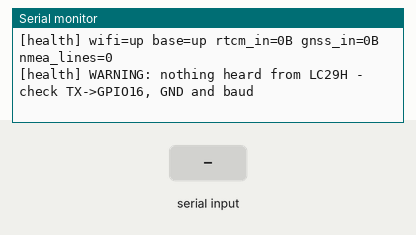
Simulated run of this sketch. Board: ESP32. Parts: the last lines printed to the serial monitor. Inputs (shaded band) come from the test bench. WiFi joins after 1.5 s; servers stay silent unless stated.

Above: at 3.2 s.
3.3 s: "GGA\n" received over the second serial link
At 4.8 s:
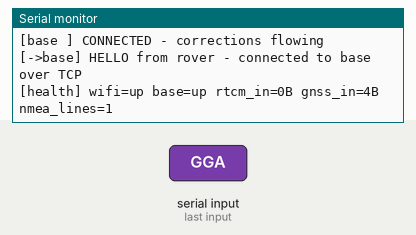
5.0 s: "GST\n" received over the second serial link
At 5.17 s:
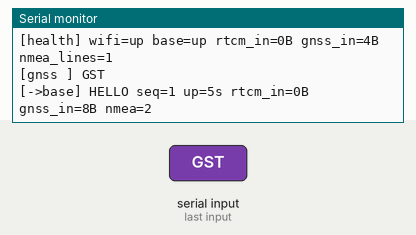
6.5 s: "90,45,200\n" received over the second serial link
At 6.77 s:
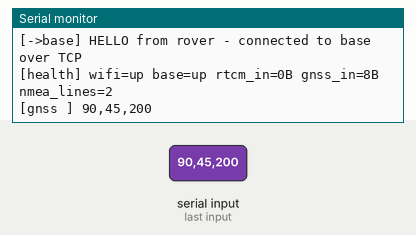
8.0 s: "90,45\n" received over the second serial link
At 8.5 s:
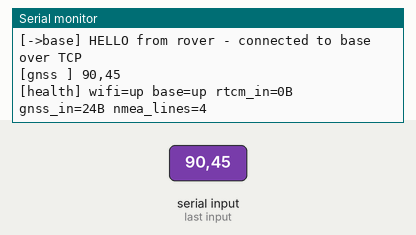
9.5 s: "0\n" received over the second serial link
At 9.9 s:
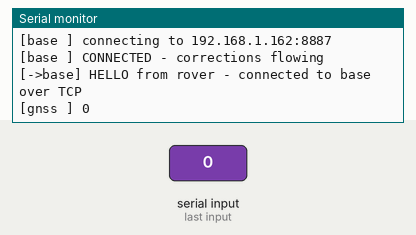

Measured:
- after the input at 3.3 s, the serial monitor: prints a new line at once (image 1)
- after the input at 5.0 s, the serial monitor: prints a new line at once (image 2)
- after the input at 6.5 s, the serial monitor: prints a new line at once (image 3)
- after the input at 8.0 s, the serial monitor: prints a new line at once (image 4)
- after the input at 9.5 s, the serial monitor: prints a new line at once (image 5)

The sketch:

rover_esp32.ino
```cpp
/*
 * RTK rover bridge for ESP32 + Quectel LC29H (rover mode) - verbose build.
 *
 * Pulls RTCM3 corrections from the base machine over WiFi and injects them into
 * the LC29H, which computes the RTK fix. Reads the receiver's NMEA back, prints
 * a detailed log over USB, and reports status to the base over the same TCP
 * link so the rover can be watched from the base PC with no computer at the rover.
 *
 * This is the WiFi stand-in for the final LoRa link.
 *
 * Data paths:
 *   corrections   WiFi (TCP) -> ESP32 -> Serial2 (TX2/GPIO17) -> LC29H
 *   position      LC29H -> Serial2 (RX2/GPIO16) -> ESP32 -> USB + TCP back to base
 *
 * Wiring (ESP32 DevKit / WROOM):
 *   LC29H TX  -> ESP32 GPIO16 (RX2)   <- the "listen" wire
 *   LC29H RX  -> ESP32 GPIO17 (TX2)   <- the "correction" wire
 *   GND       -> GND (common ground required)
 *
 * The base machine must be running:  python rtcm_to_lora.py --mode server
 */

#include <WiFi.h>

// ===========================================================================
//  CONFIGURATION
// ===========================================================================

const char* WIFI_SSID = "Starlink";
const char* WIFI_PASS = "starlinkmelvin";

const char* BASE_HOST = "192.168.1.162";
const uint16_t BASE_PORT = 8887;

const uint32_t GNSS_BAUD = 115200;   // must match the LC29H
const int PIN_RX2 = 16;              // ESP32 <- LC29H TX
const int PIN_TX2 = 17;              // ESP32 -> LC29H RX

const uint32_t RECONNECT_DELAY_MS = 3000;
const uint32_t HEARTBEAT_MS = 5000;      // "still here" to the base this often
const uint32_t HEALTH_MS = 2000;         // local health log this often

// ===========================================================================

WiFiClient base;
char nmeaLine[128];
size_t nmeaLen = 0;
float lastHSigma = -1.0f;

// Counters so the logs show whether data is actually moving.
uint32_t rtcmBytesIn = 0;      // corrections received from base
uint32_t gnssBytesIn = 0;      // bytes heard from the LC29H
uint32_t nmeaLines = 0;        // complete NMEA sentences parsed
uint32_t lastHealth = 0;
uint32_t lastHeartbeat = 0;
uint32_t heartbeatSeq = 0;

// ---------------------------------------------------------------------------

const char* fixName(int quality) {
  switch (quality) {
    case 0: return "NO FIX";
    case 1: return "SINGLE";
    case 2: return "DGPS";
    case 4: return "RTK FIXED";
    case 5: return "RTK FLOAT";
    case 6: return "DEAD RECKON";
    default: return "?";
  }
}

// Send one line to the base over TCP (if connected) and echo it to USB.
void toBase(const char* line) {
  Serial.print("[->base] ");
  Serial.println(line);
  if (base.connected()) {
    base.println(line);
  }
}

bool nmeaField(const char* line, int n, char* out, size_t outSize) {
  int field = 0;
  const char* p = line;
  while (field < n) {
    p = strchr(p, ',');
    if (!p) return false;
    p++;
    field++;
  }
  const char* end = strchr(p, ',');
  size_t len = end ? (size_t)(end - p) : strlen(p);
  if (len >= outSize) len = outSize - 1;
  memcpy(out, p, len);
  out[len] = '\0';
  return true;
}

// GGA carries the fix. Report it to USB and back to the base.
void reportGGA(const char* line) {
  char quality[8], sats[8], age[12];
  if (!nmeaField(line, 6, quality, sizeof(quality))) return;
  nmeaField(line, 7, sats, sizeof(sats));
  nmeaField(line, 13, age, sizeof(age));

  char out[96];
  int n = snprintf(out, sizeof(out), "FIX %s sats=%s age=%ss",
                   fixName(atoi(quality)),
                   sats[0] ? sats : "?",
                   age[0] ? age : "?");
  if (lastHSigma >= 0.0f && n > 0 && n < (int)sizeof(out)) {
    snprintf(out + n, sizeof(out) - n, " h+/-%.3fm", lastHSigma);
  }
  toBase(out);
}

// GST carries precision; store it to report on the next GGA.
void reportGST(const char* line) {
  char latSigma[16], lonSigma[16];
  if (!nmeaField(line, 6, latSigma, sizeof(latSigma))) return;
  if (!nmeaField(line, 7, lonSigma, sizeof(lonSigma))) return;
  if (!latSigma[0] || !lonSigma[0]) return;
  float la = atof(latSigma), lo = atof(lonSigma);
  lastHSigma = sqrtf(la * la + lo * lo);
}

void handleNmeaLine() {
  nmeaLine[nmeaLen] = '\0';
  nmeaLines++;
  // Log every sentence raw so it is obvious the LC29H is being heard.
  Serial.print("[gnss ] ");
  Serial.println(nmeaLine);
  if (strstr(nmeaLine, "GGA")) {
    // Raw sentence to the base: the server logs it with position included,
    // so precision sessions run with the rover fully standalone outdoors.
    if (base.connected()) base.println(nmeaLine);
    reportGGA(nmeaLine);
  } else if (strstr(nmeaLine, "GST")) {
    if (base.connected()) base.println(nmeaLine);
    reportGST(nmeaLine);
  }
  nmeaLen = 0;
}

// ---------------------------------------------------------------------------

void connectWiFi() {
  Serial.print("[wifi ] connecting to ");
  Serial.println(WIFI_SSID);
  WiFi.mode(WIFI_STA);
  WiFi.begin(WIFI_SSID, WIFI_PASS);
  uint32_t dots = 0;
  while (WiFi.status() != WL_CONNECTED) {
    delay(500);
    Serial.print(".");
    if (++dots % 20 == 0) Serial.println();
  }
  Serial.print("\n[wifi ] connected  IP=");
  Serial.print(WiFi.localIP());
  Serial.print("  RSSI=");
  Serial.print(WiFi.RSSI());
  Serial.println(" dBm");
}

void connectBase() {
  while (!base.connected()) {
    Serial.print("[base ] connecting to ");
    Serial.print(BASE_HOST);
    Serial.print(":");
    Serial.println(BASE_PORT);
    if (base.connect(BASE_HOST, BASE_PORT)) {
      base.setNoDelay(true);
      Serial.println("[base ] CONNECTED - corrections flowing");
      toBase("HELLO from rover - connected to base over TCP");
      return;
    }
    Serial.println("[base ] unreachable, retrying");
    delay(RECONNECT_DELAY_MS);
  }
}

// Periodic "still here" so the base sees the rover is alive even before a fix.
void heartbeat() {
  uint32_t now = millis();
  if (now - lastHeartbeat < HEARTBEAT_MS) return;
  lastHeartbeat = now;
  char msg[96];
  snprintf(msg, sizeof(msg),
           "HELLO seq=%lu up=%lus rtcm_in=%luB gnss_in=%luB nmea=%lu",
           (unsigned long)++heartbeatSeq,
           (unsigned long)(now / 1000),
           (unsigned long)rtcmBytesIn,
           (unsigned long)gnssBytesIn,
           (unsigned long)nmeaLines);
  toBase(msg);
}

// Periodic local health log to USB.
void health() {
  uint32_t now = millis();
  if (now - lastHealth < HEALTH_MS) return;
  lastHealth = now;
  Serial.print("[health] wifi=");
  Serial.print(WiFi.status() == WL_CONNECTED ? "up" : "DOWN");
  Serial.print(" base=");
  Serial.print(base.connected() ? "up" : "DOWN");
  Serial.print(" rtcm_in=");
  Serial.print(rtcmBytesIn);
  Serial.print("B gnss_in=");
  Serial.print(gnssBytesIn);
  Serial.print("B nmea_lines=");
  Serial.println(nmeaLines);
  if (gnssBytesIn == 0) {
    Serial.println("[health] WARNING: nothing heard from LC29H - "
                   "check TX->GPIO16, GND and baud");
  }
}

void setup() {
  Serial.begin(115200);
  delay(300);
  Serial2.begin(GNSS_BAUD, SERIAL_8N1, PIN_RX2, PIN_TX2);
  Serial.println("\n========================================");
  Serial.println(" RTK rover bridge (verbose) starting");
  Serial.println(" watch the fix: SINGLE -> FLOAT -> FIXED");
  Serial.println("========================================\n");
  connectWiFi();
  connectBase();
}

void loop() {
  if (WiFi.status() != WL_CONNECTED) {
    Serial.println("[wifi ] dropped - reconnecting");
    connectWiFi();
  }
  if (!base.connected()) {
    Serial.println("[base ] link lost - reconnecting");
    connectBase();
  }

  // Corrections in: WiFi -> LC29H.
  while (base.available()) {
    Serial2.write(base.read());
    rtcmBytesIn++;
  }

  // Position out: LC29H -> USB + base, one NMEA line at a time.
  while (Serial2.available()) {
    char c = Serial2.read();
    gnssBytesIn++;
    if (c == '\n') {
      handleNmeaLine();
    } else if (c != '\r' && nmeaLen < sizeof(nmeaLine) - 1) {
      nmeaLine[nmeaLen++] = c;
    } else if (nmeaLen >= sizeof(nmeaLine) - 1) {
      nmeaLen = 0;
    }
  }

  heartbeat();
  health();
}
```
